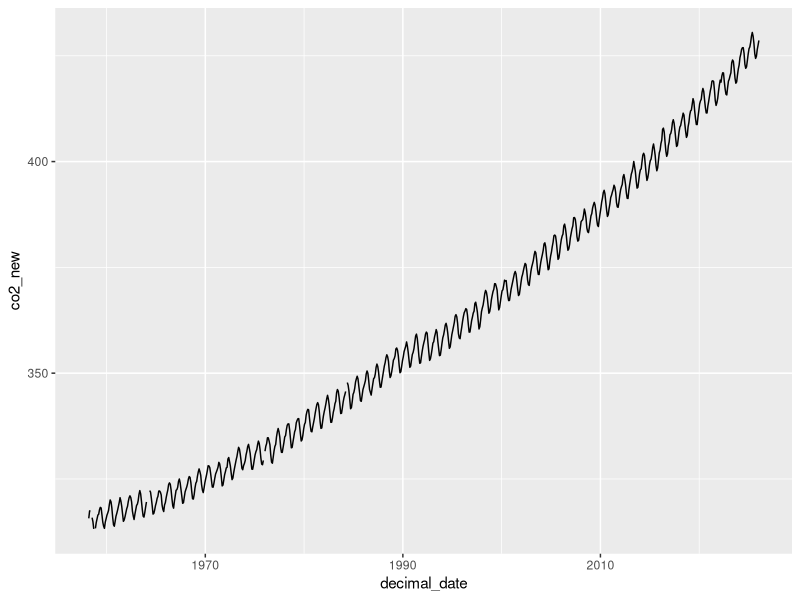
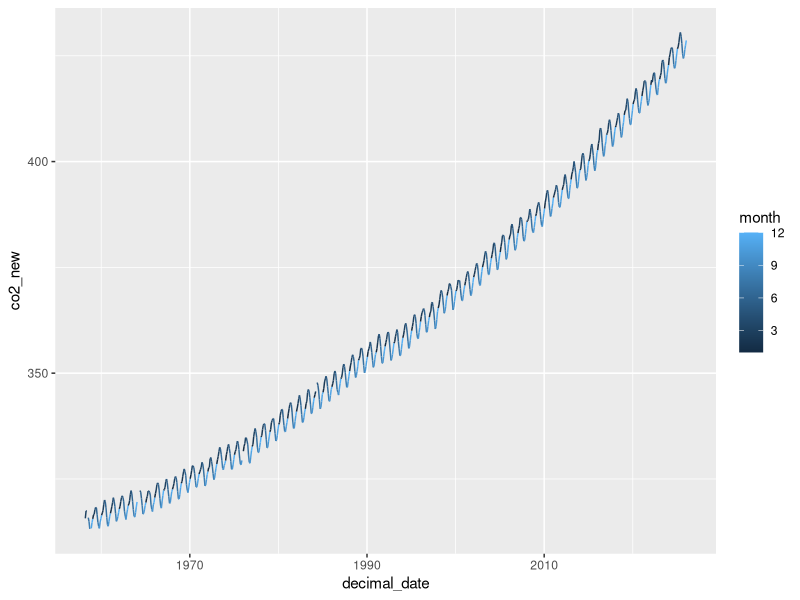
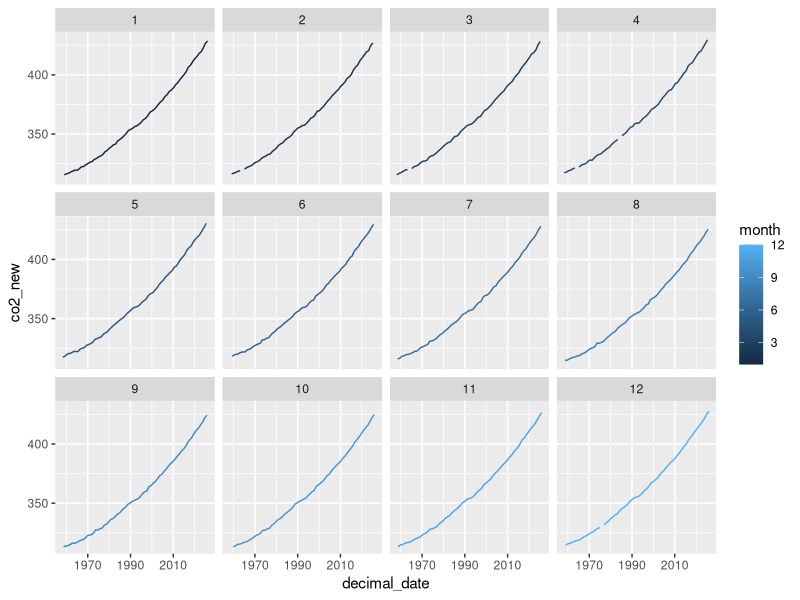
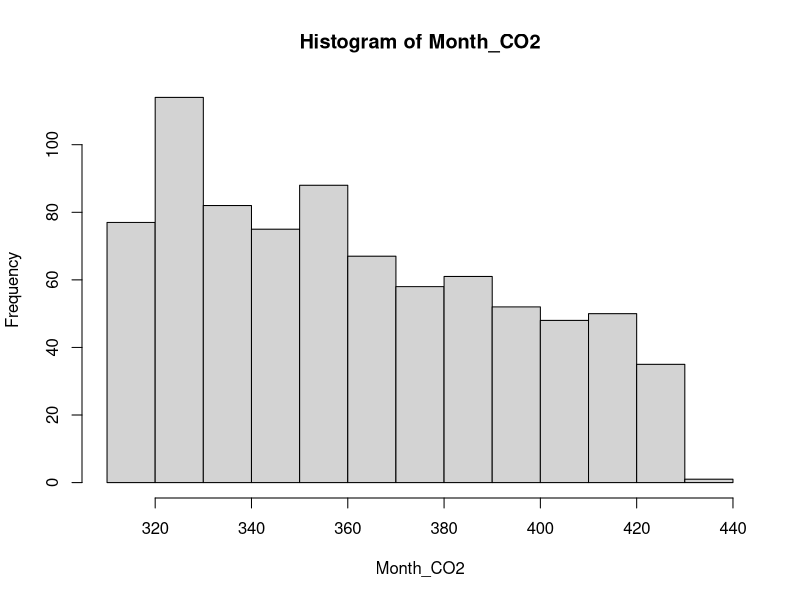
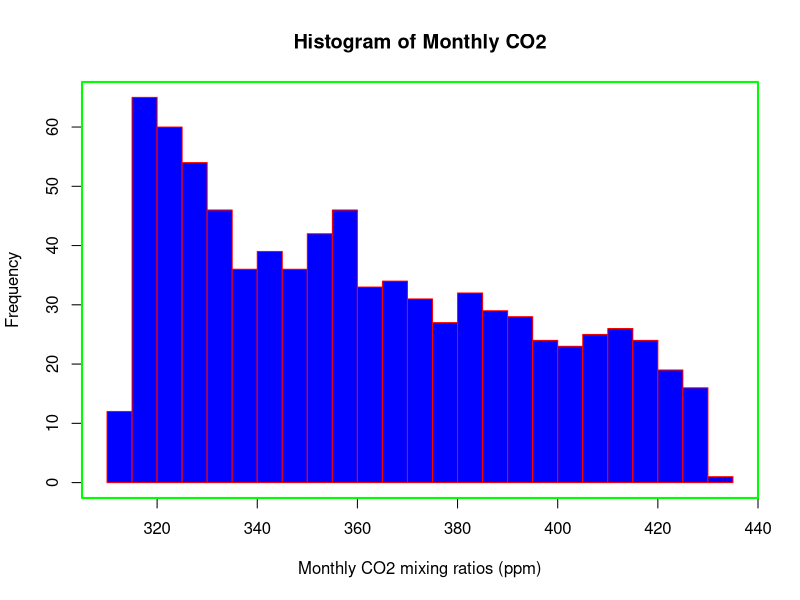
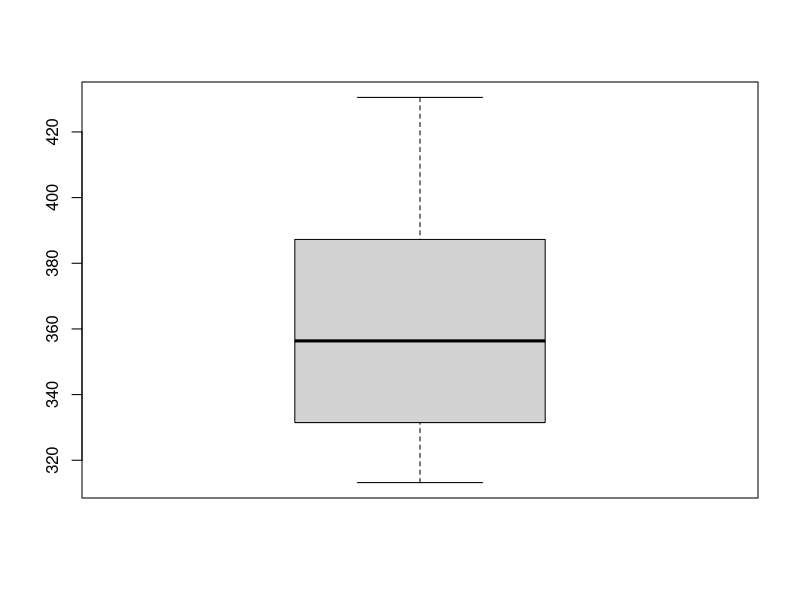
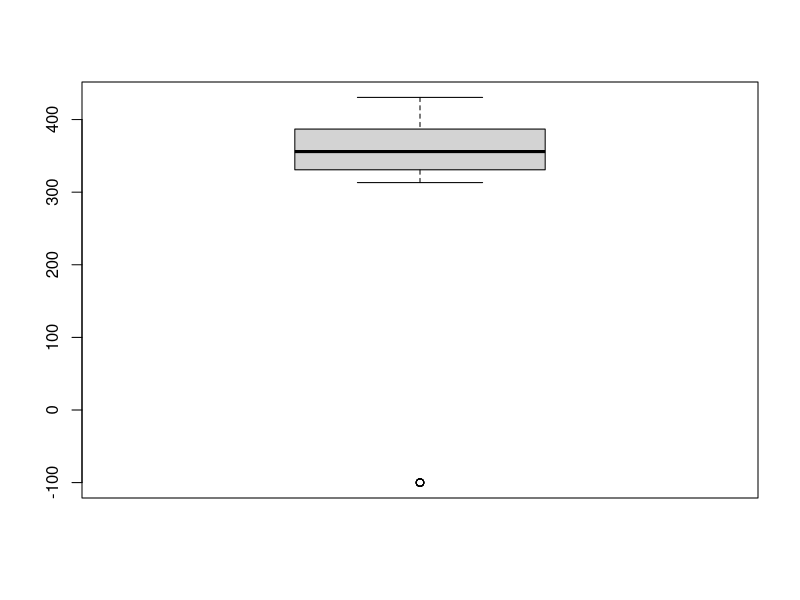
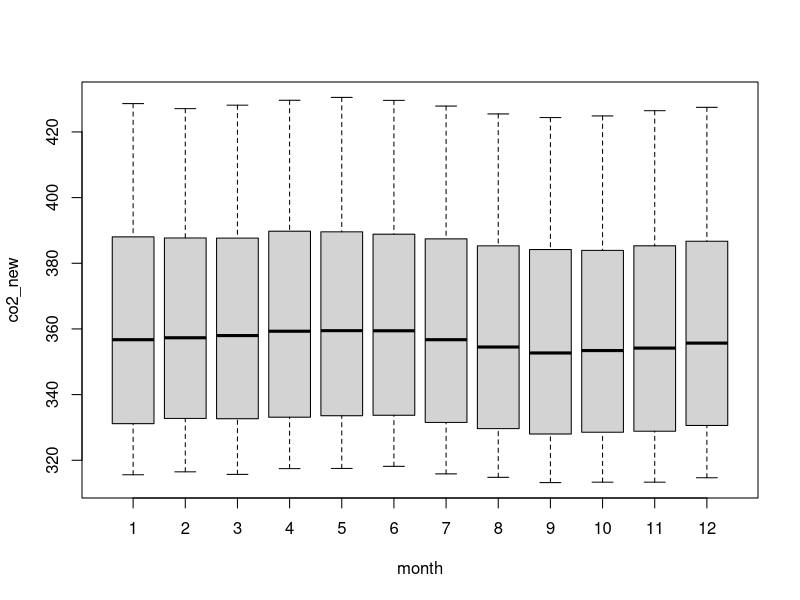

Write the R code that produced these figures, in order.
## ---- chunk 1
library(tidyr)
library(dplyr)
library(ggplot2)
## ---- chunk 2
Keeling_Data <- read.csv(file = "co2_mm_mlo.csv", header = T)
## ---- chunk 3
colnames(Keeling_Data)
## ---- chunk 4
head(Keeling_Data)
## ---- chunk 5
tail(Keeling_Data)
## ---- chunk 6
Keeling_Data$co2
## ---- chunk 7
# Min
min(Keeling_Data$co2)
# Max
max(Keeling_Data$co2)
# Range
range(Keeling_Data$co2)
# Mean
mean(Keeling_Data$co2)
# Median
median(Keeling_Data$co2)
# Show quantiles
summary(Keeling_Data$co2)
## ---- chunk 8
Keeling_Data$co2[1:10]
Keeling_Data$year[200:210]
Keeling_Data$co2[0]
## ---- chunk 9
Keeling_Data <- read.csv(file = "co2_mm_mlo.csv", header = T)
head(Keeling_Data)
## ---- chunk 10
Keeling_Data_tbl <- as_tibble(Keeling_Data)
Keeling_Data_tbl
## ---- chunk 11
dplyr::select(Keeling_Data_tbl, year, co2, quality)
dplyr::select(Keeling_Data_tbl, co2)
## ---- chunk 12
Keeling_Data_tbl %>% 
  dplyr::select(year, co2, quality)
## ---- chunk 13
Keeling_Data_tbl %>% 
  filter(year == 2000)
## ---- chunk 14
Keeling_Data_tbl %>% 
  dplyr::select(year, co2, quality) %>% 
  filter(quality == 1)
## ---- chunk 15
Keeling_Data_tbl %>% 
  dplyr::select(year, month, co2, quality) %>% 
  filter(quality == 1) %>% 
  group_by(month)
## ---- chunk 16
Keeling_Data_tbl %>% 
  dplyr::select(year, month, co2, quality) %>% 
  filter(quality == 1) %>% 
  group_by(month) %>% 
  summarize(monthly_mean = mean(co2))
## ---- chunk 17
Keeling_Data_tbl %>% 
  dplyr::select(year, month, co2, quality) %>% 
  filter(quality == 1) %>% 
  group_by(month) %>% 
  summarize(monthly_mean = mean(co2)) %>% 
  arrange(monthly_mean)
## ---- chunk 18
Keeling_Data_tbl %>% 
  dplyr::select(year, month, co2, quality) %>% 
  filter(quality == 1) %>% 
  group_by(month) %>% 
  summarize(monthly_mean = mean(co2)) %>% 
  arrange(desc(monthly_mean))
## ---- chunk 19
Keeling_Data_tbl %>% 
  dplyr::select(year, month, co2, quality) %>% 
  filter(quality == 1) %>% 
  group_by(month) %>% 
  summarize(monthly_mean = mean(co2), monthly_sd = sd(co2),
            monthly_min = min(co2), monthly_max = max(co2),
            monthly_se = sd(co2)/sqrt(n()))
## ---- chunk 20
Keeling_Data_tbl %>% 
  mutate(co2_ppb = co2 * 1e3)
## ---- chunk 21
Keeling_Data_tbl %>% 
  mutate(co2_ppb = co2 * 1e3, co2_new = ifelse(quality==1, co2, NA))
## ---- chunk 22
Keeling_Data_tbl %>% 
  mutate(co2_new = ifelse(quality==1, co2, NA)) %>% 
  # Make the plot
  ggplot(aes(x=decimal_date, y=co2_new)) + 
  geom_line()
## ---- chunk 23
Keeling_Data_tbl %>% 
  mutate(co2_new = ifelse(quality==1, co2, NA)) %>% 
  # Make the plot
  ggplot(aes(x=decimal_date, y=co2_new, color=month)) + 
  geom_line()
## ---- chunk 24
Keeling_Data_tbl %>% 
  mutate(co2_new = ifelse(quality==1, co2, NA)) %>% 
  # Make the plot
  ggplot(aes(x=decimal_date, y=co2_new, color=month)) + 
  geom_line() +
  facet_wrap(~ month)
## ---- chunk 25
# Add a new column to the original tibble
Keeling_Data_tbl <- Keeling_Data_tbl %>% 
    mutate(co2_new = ifelse(quality==1, co2, NA))

# Notice we use pull() to get a vector from a tibble
Month_CO2 <- Keeling_Data_tbl %>% 
  pull(co2_new)

# plot hist
hist(Month_CO2)
## ---- chunk 26
hist(Month_CO2,
     xlab = "Monthly CO2 mixing ratios (ppm)",
     main = "Histogram of Monthly CO2",
     breaks = 20,
     col = "blue",
     border = "red")
box(lwd=2,col="green")
## ---- chunk 27
boxplot(Month_CO2)
## ---- chunk 28
boxplot(Keeling_Data$co2)
## ---- chunk 29
boxplot(co2_new ~ month, data=Keeling_Data_tbl)
## ---- chunk 30
boxplot(co2_new ~ month, data=Keeling_Data_tbl,
xlab = "Month",
ylab = "CO2 (ppm)",
main = "Monthly CO2",
cex = 2,
col = "orange",
border = "darkgreen")
## ---- chunk 31
plot(co2_new ~ year, data=Keeling_Data_tbl)
## ---- chunk 32
plot(co2_new ~ year, data=Keeling_Data_tbl,
xlab = "Year",
ylab = "CO2 (ppm)",
main = "CO2 vs Year",
pch = "+",
cex = 2,
col = "navy")
